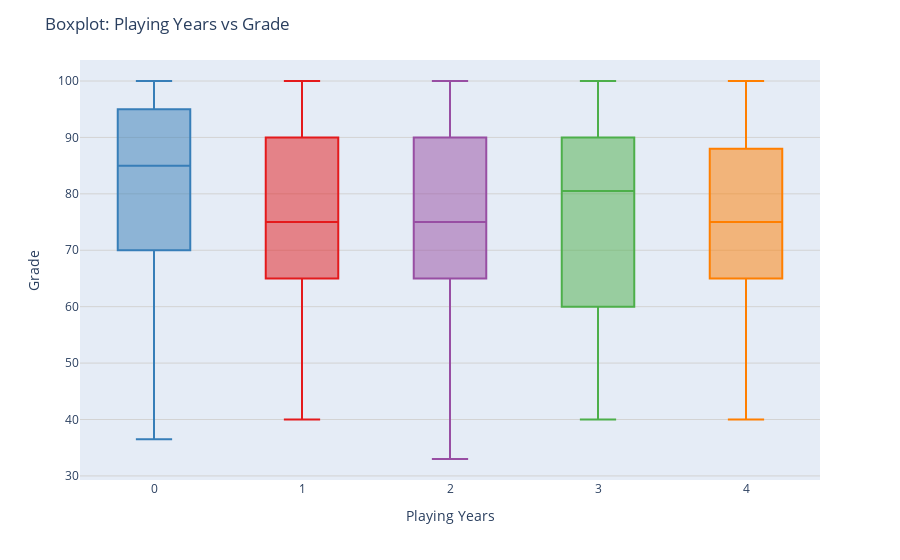

Write notebook code for a chart like this one.
### Markdown cell above
#### 3.2.2 Argument 2 voor perspectief 2: Lange game-ervaring voorspelt geen betere schoolprestaties
Meer game-ervaring wordt gecorreleerd met lagere cijfers.

### Code cell
df2["Grade"] = pd.to_numeric(df2["Grade"], errors="coerce")

# Boxplot in Plotly
fig = px.box(
    df2,
    x="Playing Years",
    y="Grade",
    color="Playing Years",  # vergelijkbaar met hue in Seaborn
    color_discrete_sequence=px.colors.qualitative.Set1
)

# Layout aanpassen
fig.update_layout(
    title="Boxplot: Playing Years vs Grade",
    xaxis_title="Playing Years",
    yaxis_title="Grade",
    showlegend=False,
    yaxis=dict(gridcolor='lightgray')
)

fig.show()

### Figure 1 — Plotly figure (JSON) as saved in the notebook; plotly's stock layout.template omitted (floating-point values rounded to 4 significant figures; data arrays with more than 128 entries replaced by an {"elided": "..."} marker saying what was removed)
{"data": [{"alignmentgroup": "True", "hovertemplate": "Playing Years=%{x}<br>Grade=%{y}<extra></extra>", "legendgroup": "1", "marker": {"color": "rgb(228,26,28)"}, "name": "1", "notched": false, "offsetgroup": "1", "orientation": "v", "showlegend": true, "type": "box", "x": {"elided": "193 int values"}, "x0": " ", "xaxis": "x", "y": {"elided": "193 float values"}, "y0": " ", "yaxis": "y"}, {"alignmentgroup": "True", "hovertemplate": "Playing Years=%{x}<br>Grade=%{y}<extra></extra>", "legendgroup": "0", "marker": {"color": "rgb(55,126,184)"}, "name": "0", "notched": false, "offsetgroup": "0", "orientation": "v", "showlegend": true, "type": "box", "x": {"elided": "227 int values"}, "x0": " ", "xaxis": "x", "y": {"elided": "227 float values"}, "y0": " ", "yaxis": "y"}, {"alignmentgroup": "True", "hovertemplate": "Playing Years=%{x}<br>Grade=%{y}<extra></extra>", "legendgroup": "3", "marker": {"color": "rgb(77,175,74)"}, "name": "3", "notched": false, "offsetgroup": "3", "orientation": "v", "showlegend": true, "type": "box", "x": [3, 3, 3, 3, 3, 3, 3, 3, 3, 3, 3, 3, 3, 3, 3, 3, 3, 3, 3, 3, 3, 3, 3, 3, 3, 3, 3, 3, 3, 3, 3, 3, 3, 3, 3, 3, 3, 3, 3, 3, 3, 3, 3, 3, 3, 3, 3, 3, 3, 3, 3, 3, 3, 3, 3, 3, 3, 3, 3, 3, 3, 3, 3, 3, 3, 3, 3, 3, 3, 3, 3, 3, 3, 3, 3, 3, 3, 3, 3, 3, 3, 3, 3, 3, 3, 3, 3, 3, 3, 3, 3, 3, 3, 3, 3, 3, 3, 3, 3], "x0": " ", "xaxis": "x", "y": [45.0, 90.0, 95.0, 87.0, 45.0, 100.0, 65.0, 90.0, 50.0, 65.0, 40.0, 48.0, 90.0, 86.0, 55.0, 80.0, 70.0, 57.0, 80.0, 80.0, 76.0, 55.0, 98.0, 50.0, 60.0, 75.0, 50.0, 55.0, 70.0, 50.0, 50.0, 90.0, 85.0, 60.0, 70.0, 80.5, 95.0, 55.5, 80.0, 75.0, 52.0, 62.0, 88.0, 60.0, 95.0, 65.0, 90.5, 90.0, 100.0, 100.0, 92.0, 85.0, 85.0, 100.0, 100.0, 100.0, 100.0, 100.0, 100.0, 100.0, 85.0, 90.0, 90.0, 100.0, 100.0, 100.0, 50.0, 72.0, 85.0, 78.0, 85.3, 92.5, 60.0, 90.0, 80.0, 65.0, 85.0, 79.0, 90.0, 90.0, 100.0, 100.0, 85.0, 70.0, 80.0, 90.0, 90.0, 70.0, 77.0, 96.0, 85.0, 85.0, 55.0, 60.0, 55.5, 89.0, 40.0, 57.0, 50.0], "y0": " ", "yaxis": "y"}, {"alignmentgroup": "True", "hovertemplate": "Playing Years=%{x}<br>Grade=%{y}<extra></extra>", "legendgroup": "2", "marker": {"color": "rgb(152,78,163)"}, "name": "2", "notched": false, "offsetgroup": "2", "orientation": "v", "showlegend": true, "type": "box", "x": {"elided": "137 int values"}, "x0": " ", "xaxis": "x", "y": {"elided": "137 float values"}, "y0": " ", "yaxis": "y"}, {"alignmentgroup": "True", "hovertemplate": "Playing Years=%{x}<br>Grade=%{y}<extra></extra>", "legendgroup": "4", "marker": {"color": "rgb(255,127,0)"}, "name": "4", "notched": false, "offsetgroup": "4", "orientation": "v", "showlegend": true, "type": "box", "x": [4, 4, 4, 4, 4, 4, 4, 4, 4, 4, 4, 4, 4, 4, 4, 4, 4, 4, 4, 4, 4, 4, 4, 4, 4, 4, 4, 4, 4, 4, 4, 4, 4, 4, 4, 4, 4, 4, 4, 4, 4, 4, 4, 4, 4, 4, 4, 4, 4, 4, 4, 4, 4, 4, 4, 4, 4, 4, 4, 4, 4, 4, 4, 4, 4, 4, 4, 4, 4, 4, 4, 4, 4, 4, 4, 4, 4, 4, 4, 4, 4, 4, 4, 4, 4, 4, 4, 4, 4, 4, 4, 4, 4, 4, 4, 4, 4, 4, 4, 4, 4, 4, 4, 4, 4, 4, 4, 4, 4, 4, 4, 4, 4, 4], "x0": " ", "xaxis": "x", "y": [80.0, 74.0, 76.5, 80.0, 50.0, 69.0, 60.0, 60.0, 65.0, 95.0, 80.0, 65.0, 70.0, 92.0, 85.0, 93.0, 77.0, 93.0, 55.0, 50.0, 65.0, 50.0, 55.0, 40.0, 50.0, 45.0, 71.0, 70.0, 87.0, 86.0, 45.0, 88.0, 80.0, 67.0, 73.0, 40.0, 80.0, 55.0, 50.0, 55.0, 75.0, 75.0, 80.0, 98.0, 99.0, 87.0, 70.0, 60.0, 70.0, 90.0, 83.5, 70.0, 67.0, 88.0, 75.0, 91.0, 93.0, 50.0, 80.0, 85.0, 95.0, 85.0, 65.0, 40.0, 100.0, 80.0, 100.0, 80.0, 90.0, 85.0, 100.0, 100.0, 70.0, 100.0, 100.0, 97.0, 90.0, 80.0, 95.0, 100.0, 100.0, 100.0, 60.0, 100.0, 100.0, 87.0, 65.0, 63.0, 50.0, 76.0, 80.0, 65.0, 90.0, 85.0, 80.0, 65.0, 60.5, 55.0, 66.0, 83.5, 70.0, 75.0, 55.3, 70.0, 70.0, 60.0, 60.0, 65.0, 61.0, 70.0, 70.0, 75.0, 82.0, 100.0], "y0": " ", "yaxis": "y"}], "layout": {"boxmode": "overlay", "legend": {"title": {"text": "Playing Years"}, "tracegroupgap": 0}, "margin": {"t": 60}, "showlegend": false, "title": {"text": "Boxplot: Playing Years vs Grade"}, "xaxis": {"anchor": "y", "categoryarray": [1, 0, 3, 2, 4], "categoryorder": "array", "domain": [0, 1], "title": {"text": "Playing Years"}}, "yaxis": {"anchor": "x", "domain": [0, 1], "gridcolor": "lightgray", "title": {"text": "Grade"}}}}
